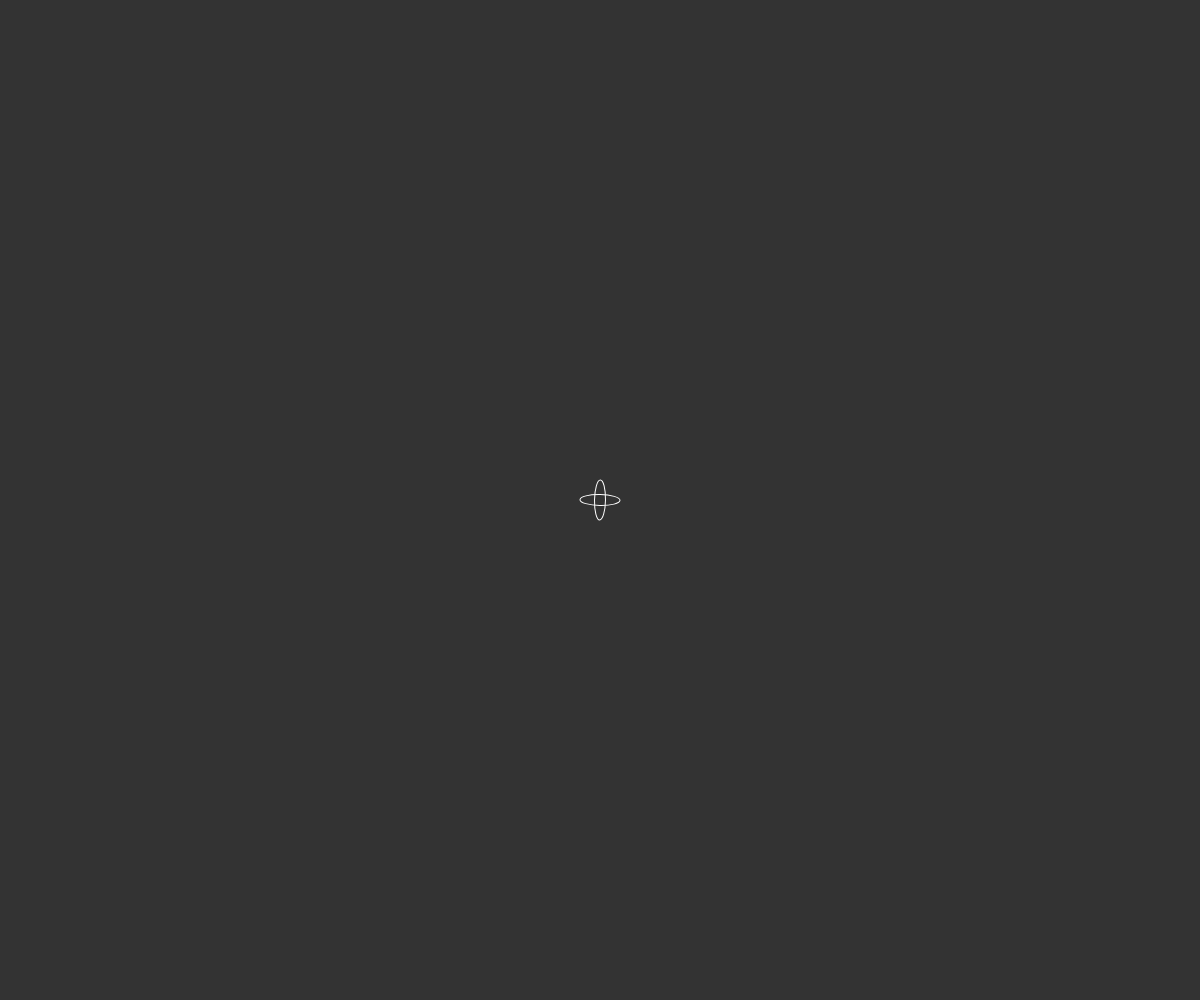
Frame 1 (no input)
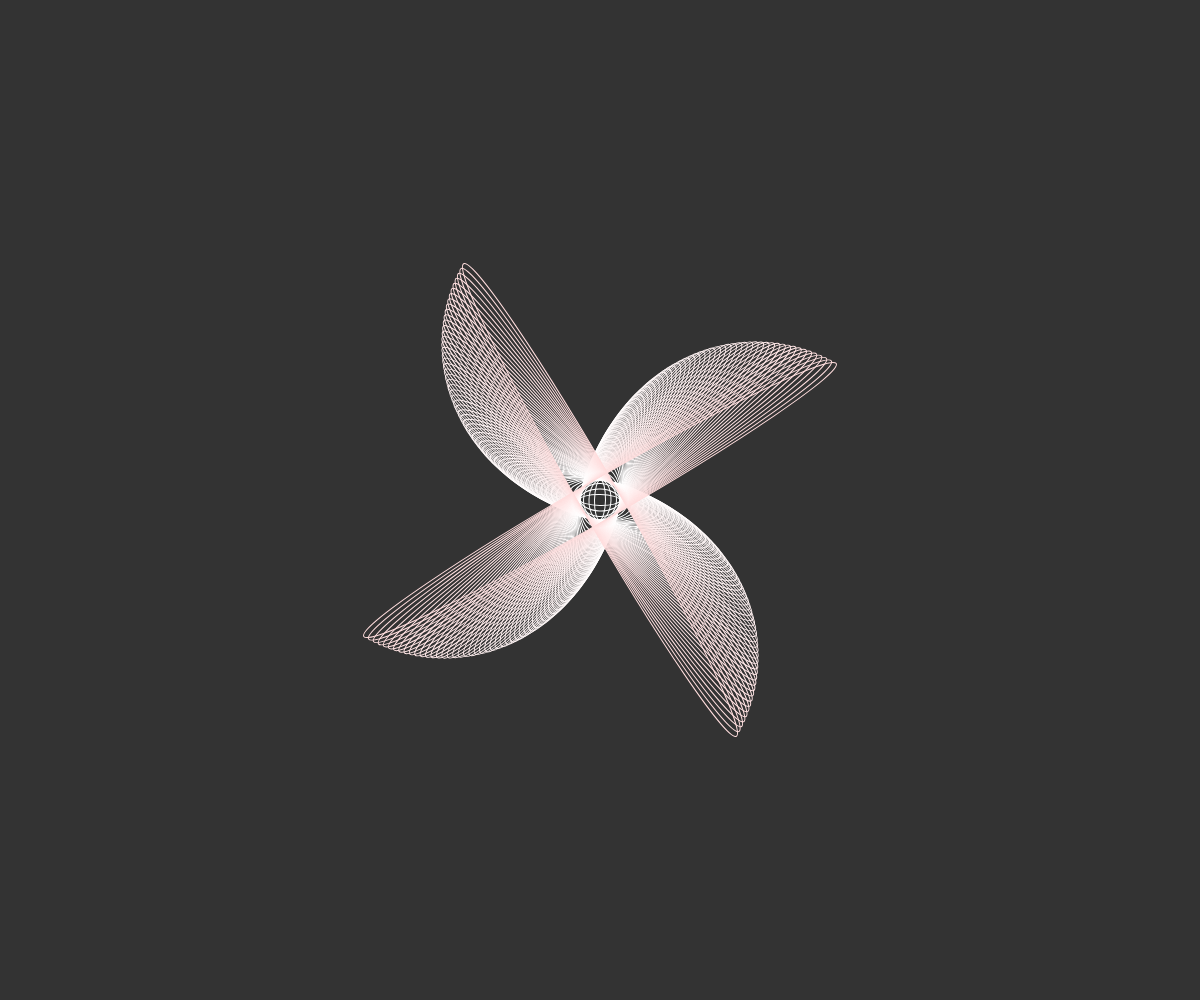
Frame 60 (no input)
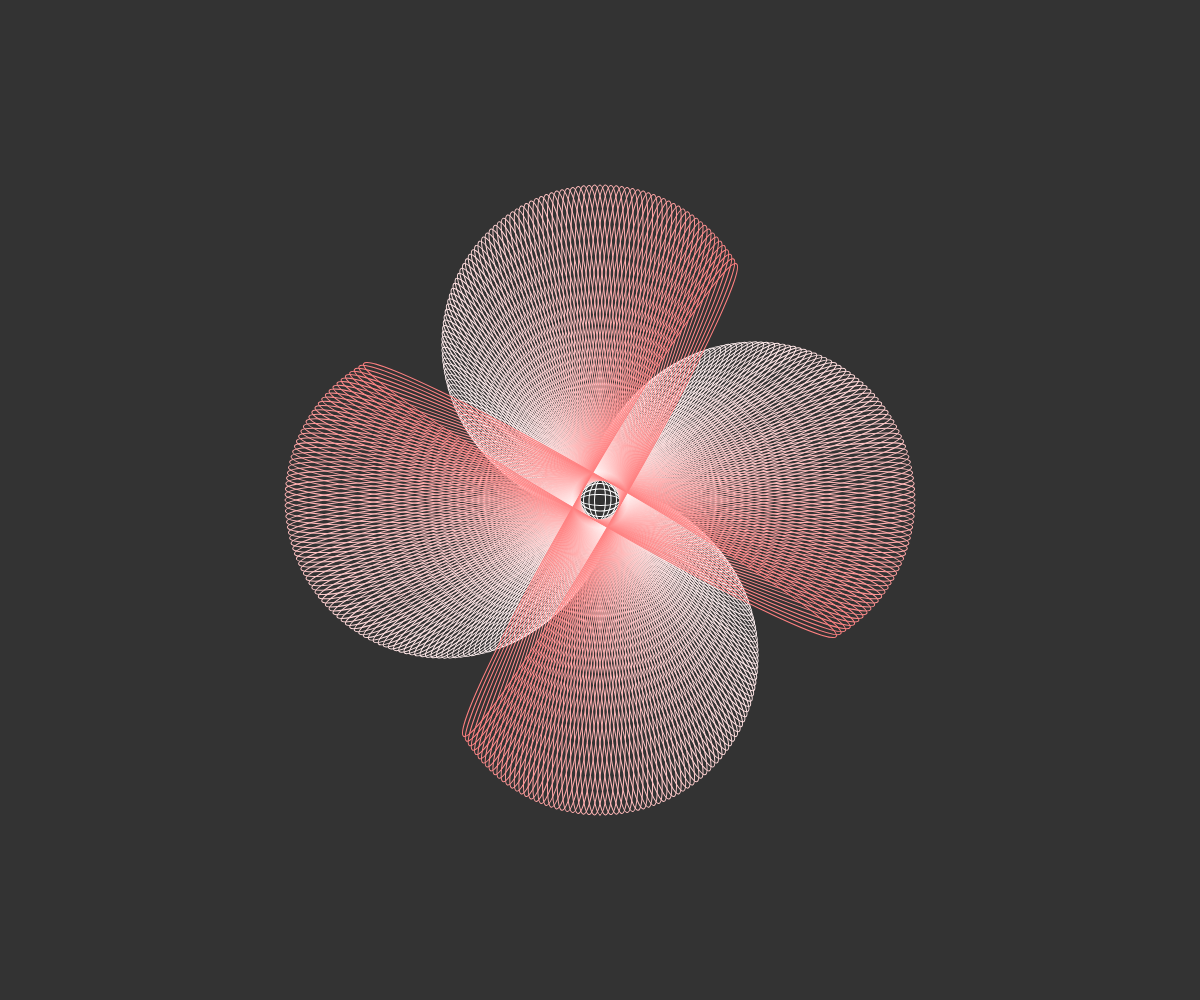
Frame 120 (the mouse pressed at the canvas centre since frame 60)

The p5.js sketch that drew these frames (run headless with seeded random() and noise() and a simulated clock; from frame 60 on, the mouse is pressed at the canvas centre):

// p5.js sketch
// ── sketch.js
function preload(){
  // put preload code here
}

function setup() {
  // put setup code here
  createCanvas(windowWidth,windowHeight)
  background('#333333');
  ellipseMode(CENTER)
  angleMode(DEGREES);
  
}

function draw() {
let ang = sin(frameCount)*90 ;

if(frameCount<180){
push();
translate(width/2,height/2);
rotate(frameCount);
noFill();
stroke(lerpColor(color('red'), color('white'), cos(frameCount/2)));
ellipse(0,0,ang*7,40);
ellipse(0,0,40,ang*7);
pop();
}

if(frameCount>180 && frameCount<320){
  push();
  translate(width/2,height/2);
  background('#333333');
  noStroke();
  fill('red');
  ellipse(0,0,10+(frameCount-180)*20);
  pop();
}

if(frameCount>180 && frameCount<400){
  push();
  translate(width/2,height/2);
  rotate(frameCount/2);
  noFill();
  stroke('white');
  ellipse(0,0,ang*10,50);
  ellipse(0,0,50,ang*10);
  pop();
}


}
